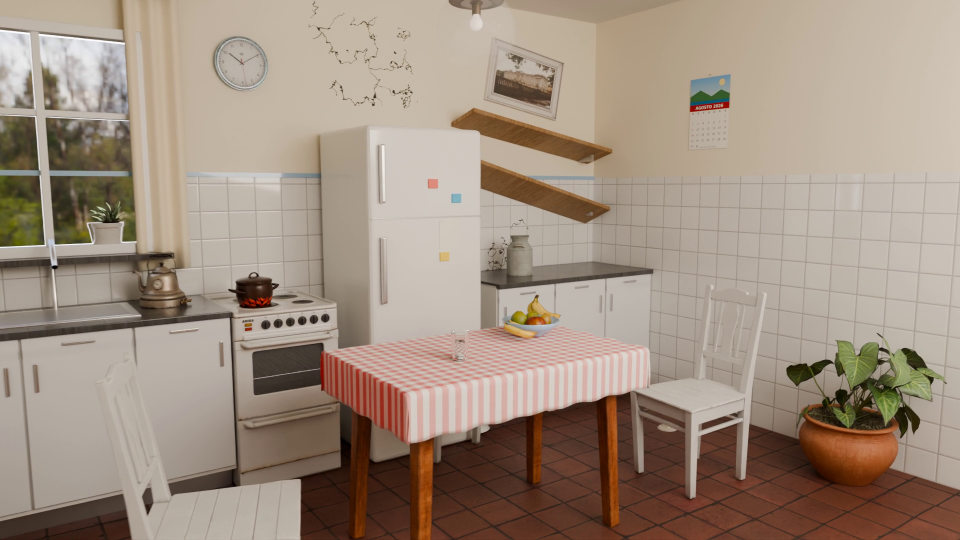
#> input picture videos/06_terremoto/thumbnail/base_3d.png, 1920 x 1080 px (shown at 1/2 size)
$ python fazer_thumb.py
#> lines starting #> are read from the running program, lines starting #| are printed output that depends on the picture
from PIL import Image, ImageDraw, ImageFont, ImageEnhance, ImageFilter
W,H=1280,720
im=Image.open('base_3d.png').convert('RGB')
#> im is the input picture: PIL image 1920x1080 RGB; mean R, G, B 160.6, 143.7, 128.8
im=im.rotate(-4,resample=Image.BICUBIC,expand=False).crop((70,40,1850,1041)).resize((W,H),Image.LANCZOS)
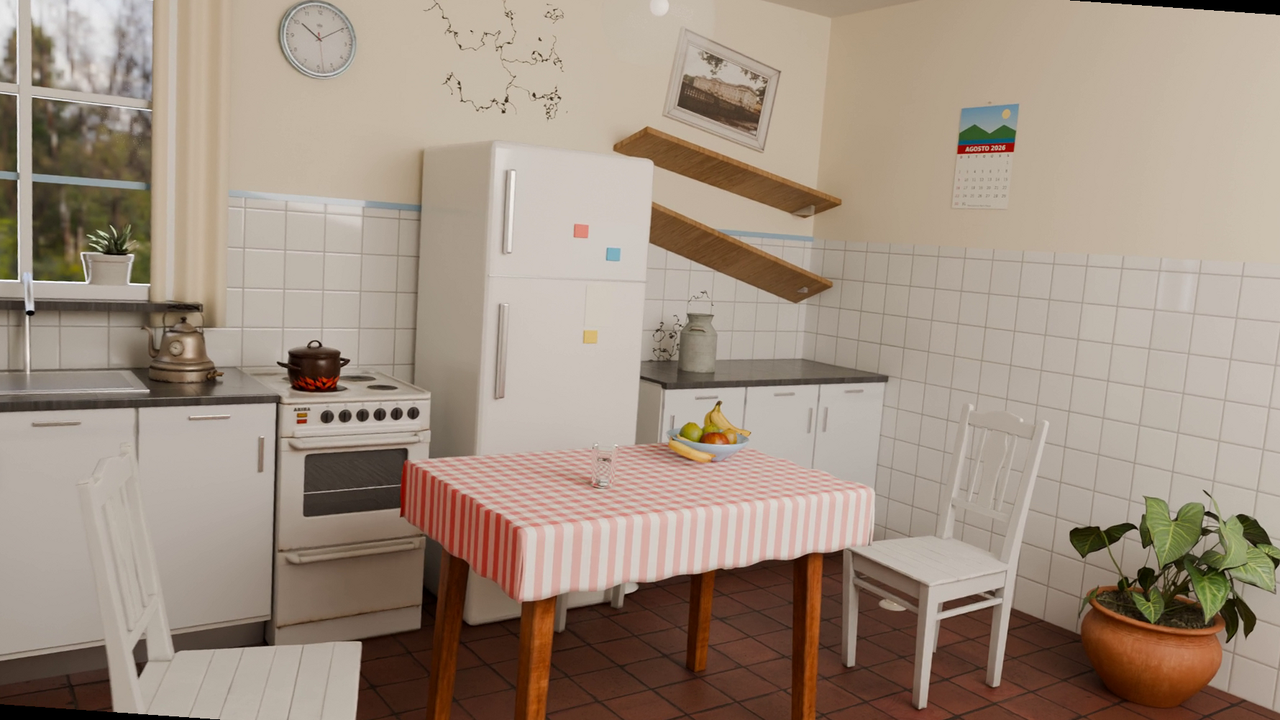
#> im: PIL image 1280x720 RGB; mean R, G, B 160.3, 143.9, 129.2
im=ImageEnhance.Contrast(im).enhance(1.25); im=ImageEnhance.Color(im).enhance(1.2)
#> after `im = ImageEnhance.Contrast(im).enhance(1.25)`:
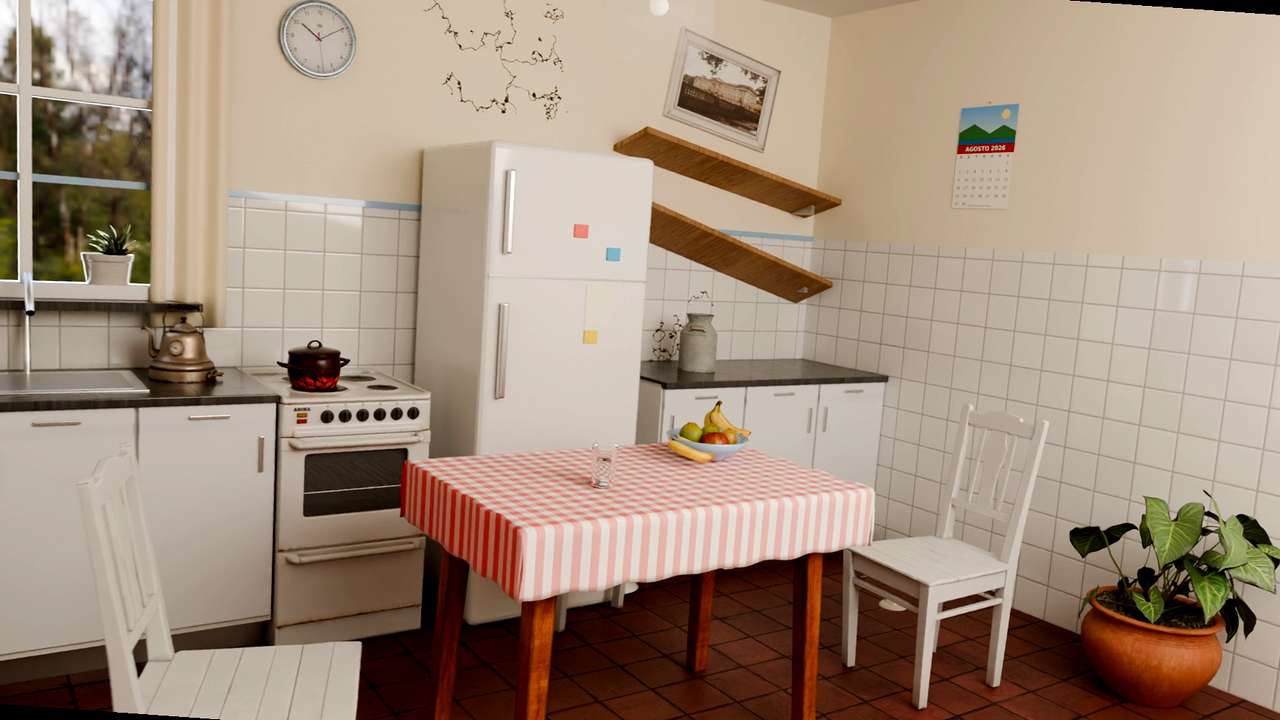
#> im: PIL image 1280x720 RGB; mean R, G, B 163.4, 143.1, 125.8
# vinheta escura avermelhada
v=Image.new('L',(W,H),0); d=ImageDraw.Draw(v); d.ellipse((-250,-200,W+250,H+200),fill=255); v=v.filter(ImageFilter.GaussianBlur(160))
#> after `v = Image.new('L', (W, H), 0)`: v: PIL image 1280x720 L; every value is 0
#> after `v = v.filter(ImageFilter.GaussianBlur(160))`: v: PIL image 1280x720 L; every value is 255
dark=Image.new('RGB',(W,H),(40,5,0)); im=Image.composite(im,dark,v)
#> after `dark = Image.new('RGB', (W, H), (40, 5, 0))`:
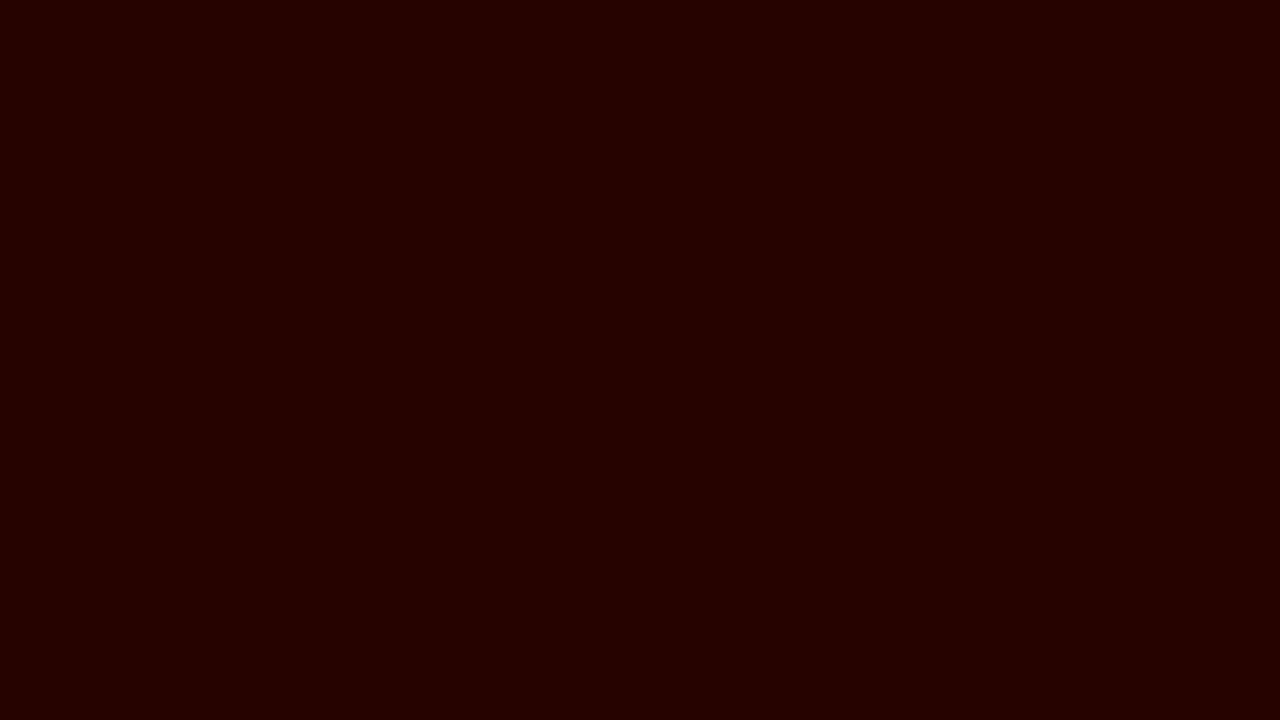
#> dark: PIL image 1280x720 RGB; mean R, G, B 40, 5, 0
# escurece o lado direito para o texto
g=Image.new('L',(W,H)); gd=ImageDraw.Draw(g)
for x in range(W): gd.line([(x,0),(x,H)],fill=int(max(0,min(170,(x-640)*0.45))))
im=Image.composite(Image.new('RGB',(W,H),(10,0,0)),im,g)
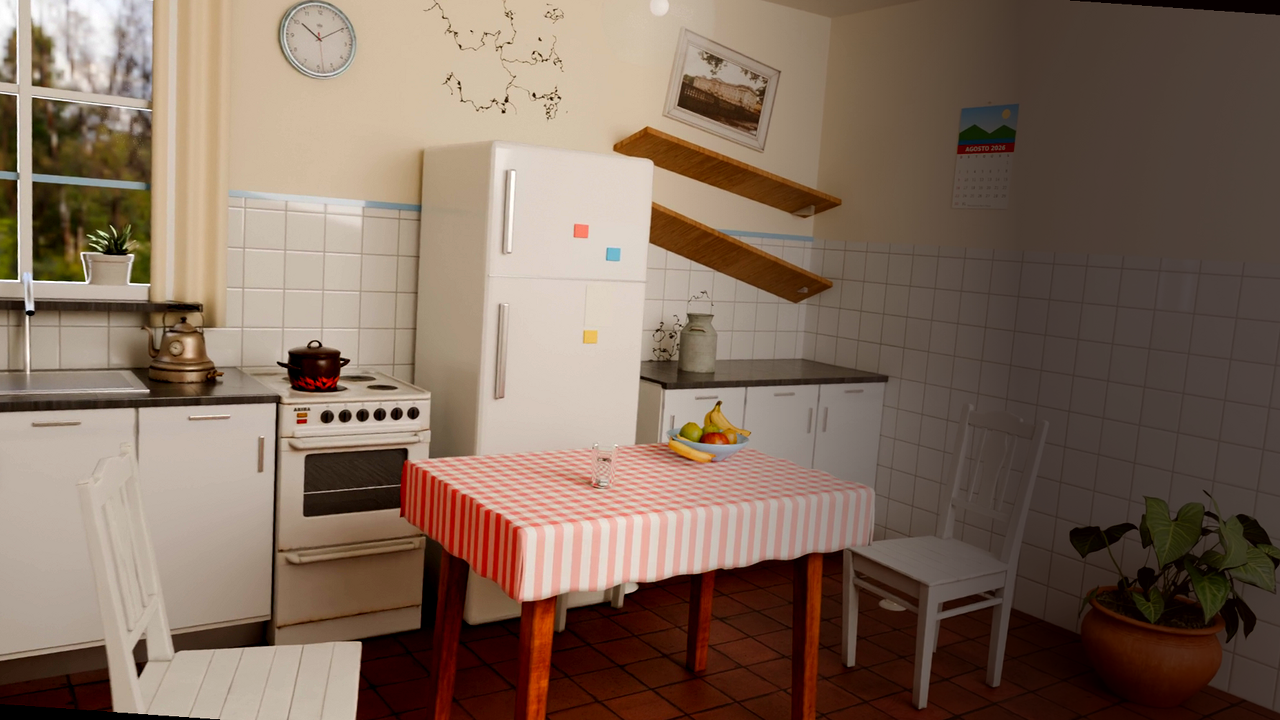
#> im: PIL image 1280x720 RGB; mean R, G, B 128.6, 107.7, 92.7
d=ImageDraw.Draw(im)
F='/usr/share/fonts/opentype/inter/InterDisplay-Black.otf'
f1=ImageFont.truetype(F,330); f2=ImageFont.truetype(F,78)
t='9,5'; bb=d.textbbox((0,0),t,font=f1); tw=bb[2]-bb[0]
#> after `bb = d.textbbox((0, 0), t, font=f1)`: bb = (0, 76, 495, 375)
#> after `tw = bb[2] - bb[0]`: tw = 495
x=W-tw-50-bb[0]; y=110-bb[1]
#> after `x = W - tw - 50 - bb[0]`: x = 735
#> after `y = 110 - bb[1]`: y = 34
d.text((x+10,y+12),t,font=f1,fill=(0,0,0))
d.text((x,y),t,font=f1,fill=(255,214,0),stroke_width=12,stroke_fill=(0,0,0))
t2='NO BRASIL?'; b2=d.textbbox((0,0),t2,font=f2); w2=b2[2]-b2[0]; h2=b2[3]-b2[1]
#> after `b2 = d.textbbox((0, 0), t2, font=f2)`: b2 = (0, 18, 458, 77)
#> after `w2 = b2[2] - b2[0]`: w2 = 458
#> after `h2 = b2[3] - b2[1]`: h2 = 59
bx=W-w2-50-30; by=y+bb[3]+40
#> after `bx = W - w2 - 50 - 30`: bx = 742
#> after `by = y + bb[3] + 40`: by = 449
d.rectangle((bx,by,bx+w2+60,by+h2+44),fill=(215,20,20))
d.text((bx+30-b2[0],by+22-b2[1]),t2,font=f2,fill=(255,255,255))
im.save('thumb_video6.jpg',quality=92)
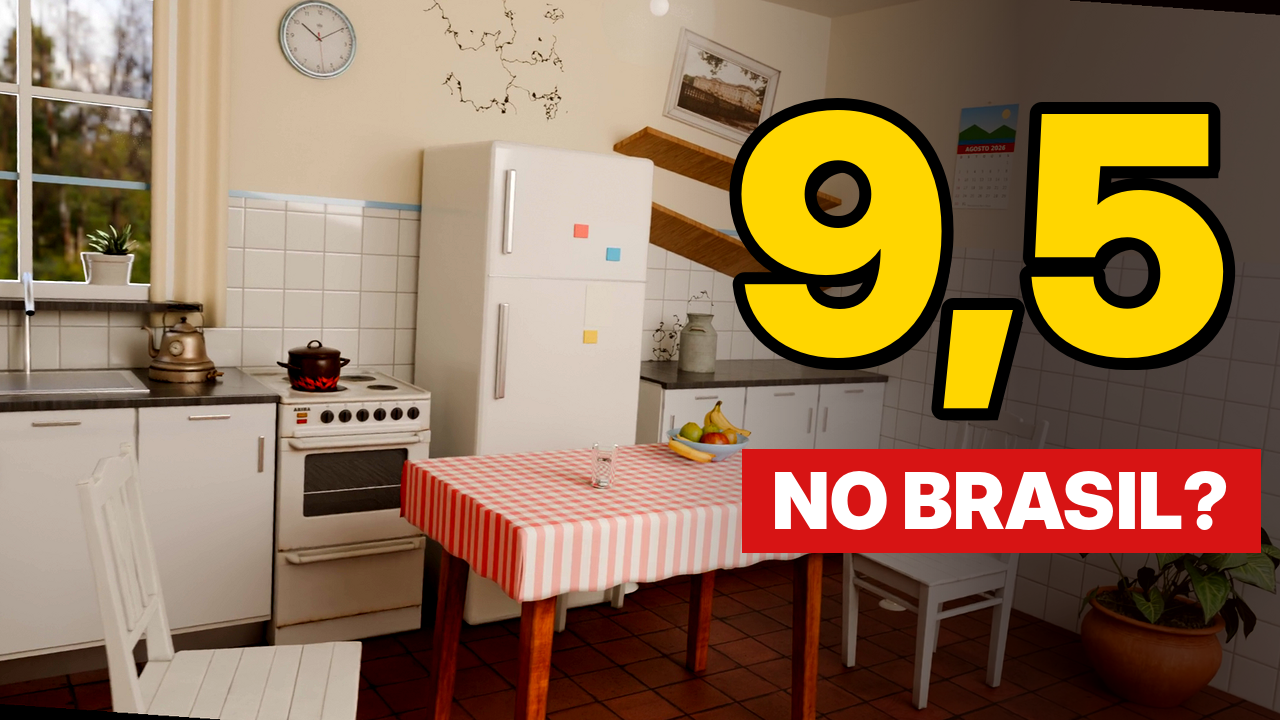
#> saved as thumb_video6.jpg: PIL image 1280x720 RGB; mean R, G, B 145.2, 115.7, 86.2
